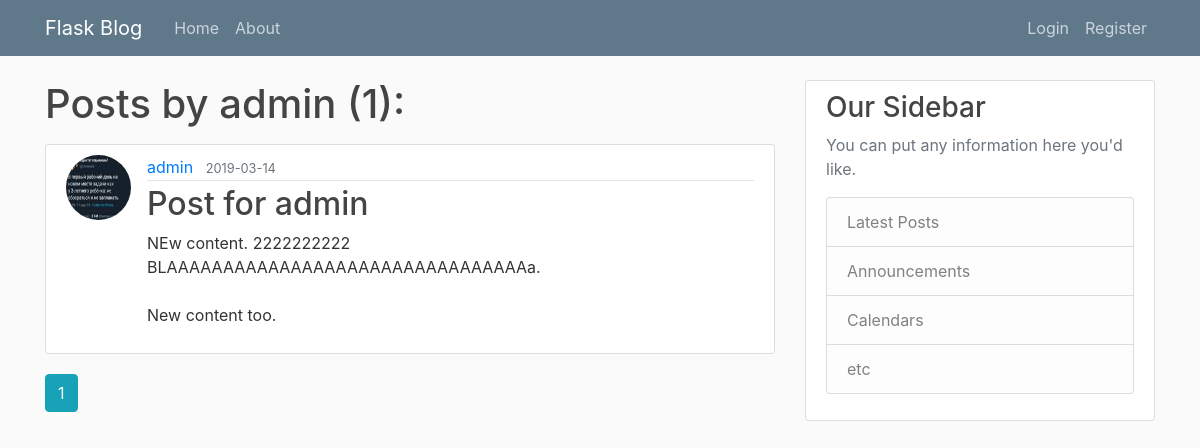
The app's page /user/admin, older data.
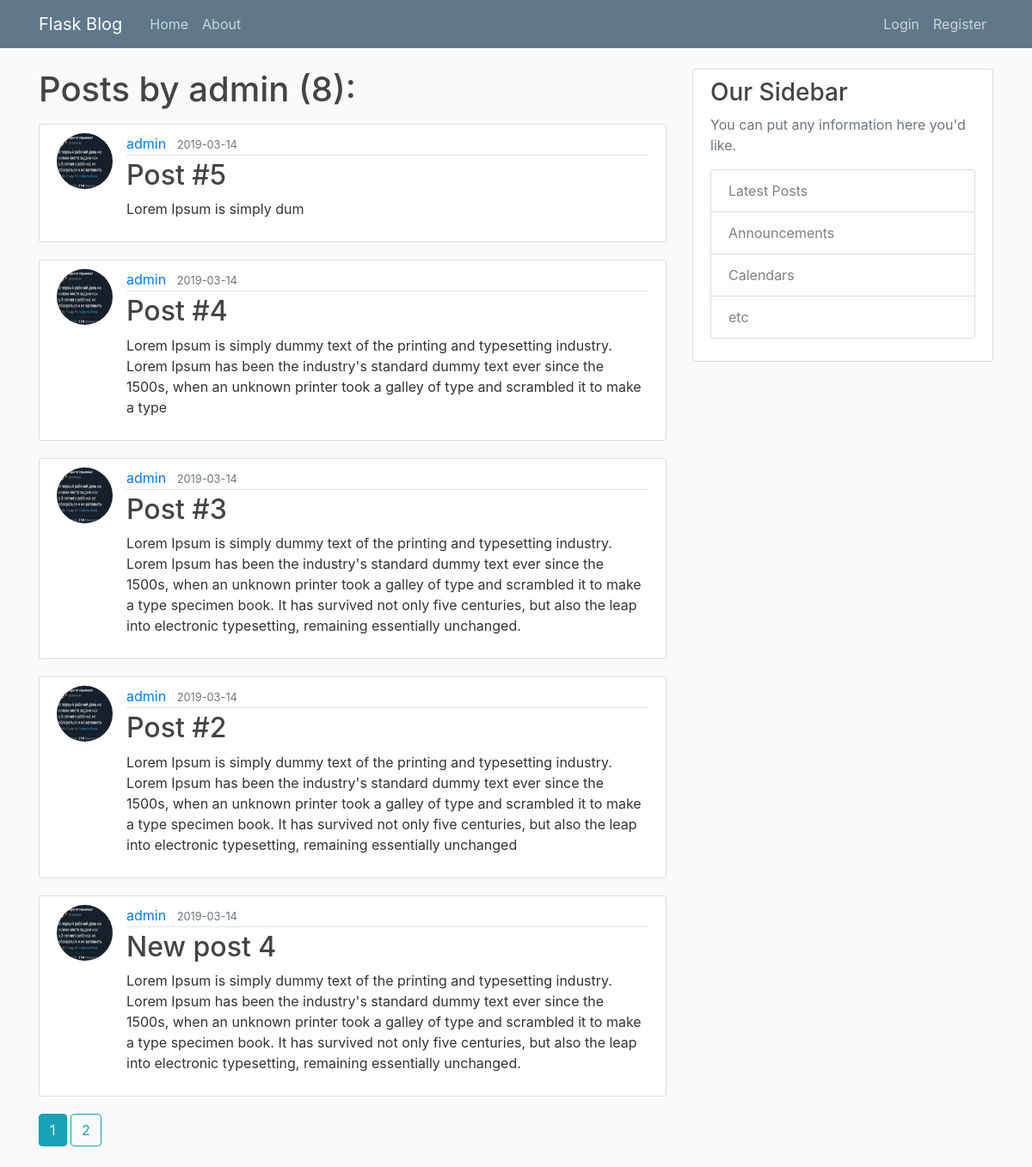
The same page, newer data.
### flaskblog/models.py (models this page shows, shortened)
class User(db.Model, UserMixin):
    id = db.Column(db.Integer, primary_key=True)
    username = db.Column(db.String(20), unique=True, nullable=False)
    email = db.Column(db.String(120), unique=True, nullable=False)
    image_file = db.Column(db.String(20), nullable=False, default='default.jpg')
    password = db.Column(db.String(60), nullable=False)
    posts = db.relationship('Post', backref='author', lazy=True)

class Post(db.Model):
    id = db.Column(db.Integer, primary_key=True)
    title = db.Column(db.String(100), nullable=False)
    date_posted = db.Column(db.DateTime, nullable=False, default=datetime.utcnow)
    content = db.Column(db.Text, nullable=False)
    user_id = db.Column(db.Integer, db.ForeignKey('user.id'), nullable=False)

### flaskblog/routes.py (the view)
@app.route('/user/<string:username>')
def user_posts(username):
	page = request.args.get('page', 1, type = int)
	user = User.query.filter_by(username=username).first_or_404()
	posts = Post.query.filter_by(author=user).order_by(Post.date_posted.desc()).paginate(page = page, per_page = 5)
	return render_template('user_posts.html', posts = posts, user = user)

### flaskblog/templates/user_posts.html
{% extends 'layout.html' %}
{% block content %}
	<h1 class = 'mb-3'>Posts by {{ user.username }} ({{ posts.total }}):</h1>
	{% for post in posts.items %}
		<article class="media content-section">
		  <img class = 'rounded-circle article-img' src="{{ url_for('static', filename = 'profile_pics/' + post.author.image_file) }}">
		  <div class="media-body">
		    <div class="article-metadata">
		      <a class="mr-2" href="{{ url_for('user_posts', username=post.author.username) }}">{{ post.author.username }}</a>
		      <small class="text-muted">{{ post.date_posted.strftime('%Y-%m-%d') }}</small>
		    </div>
		    <h2><a class="article-title" href="{{ url_for('post', post_id=post.id) }}">{{ post.title }}</a></h2>
		    <p class="article-content">{{ post.content }}</p>
		  </div>
		</article>
	{% endfor %}
	{% for page_num in posts.iter_pages(left_edge=1, right_edge=1, left_current=1, right_current=2) %}
      {% if page_num %}
        {% if posts.page == page_num %}
          <a class="btn btn-info mb-4" href="{{ url_for('user_posts', username=user.username, page=page_num) }}">{{ page_num }}</a>
        {% else %}
          <a class="btn btn-outline-info mb-4" href="{{ url_for('user_posts', username=user.username, page=page_num) }}">{{ page_num }}</a>
        {% endif %}
      {% else %}
        ...
      {% endif %}
	{% endfor %}
{% endblock %}

### flaskblog/templates/layout.html (shortened to what this page needs)
<!DOCTYPE html>
<html>
<head>
    <link rel="stylesheet" href="https://maxcdn.bootstrapcdn.com/bootstrap/4.0.0/css/bootstrap.min.css">
    <link rel="stylesheet"  type = 'text/css' href= '{{ url_for("static", filename = "main.css") }}'>
</head>
<body>
	<header class="site-header">
	  <nav class="navbar navbar-expand-md navbar-dark bg-steel fixed-top">
	    <div class="container">
	      <a class="navbar-brand mr-4" href="/">Flask Blog</a>
	      <div class="collapse navbar-collapse" id="navbarToggle">
	        <div class="navbar-nav mr-auto">
	          <a class="nav-item nav-link" href="{{ url_for('home') }}">Home</a>
	          <a class="nav-item nav-link" href="{{ url_for('about') }}">About</a>
	        </div>
	        <div class="navbar-nav">
	        	{% if current_user.is_authenticated %}
	        		<a class="nav-item nav-link" href="{{ url_for('new_post') }}">New Post</a>
	        		<a class="nav-item nav-link" href="{{ url_for('account') }}">Account</a>
	        		<a class="nav-item nav-link" href="{{ url_for('logout') }}">Logout</a>
	        	{% else %}
	        		<a class="nav-item nav-link" href="{{ url_for('login') }}">Login</a>
	        		<a class="nav-item nav-link" href="{{ url_for('register') }}">Register</a>
	        	{% endif %}
	        </div>
	      </div>
	    </div>
	  </nav>
	</header>
	<main role="main" class="container">
	  <div class="row">
	    <div class="col-md-8">
	     	{% block content %}
	    	{% endblock %}
	    </div>
	    <div class="col-md-4">
	      <div class="content-section">
	        <h3>Our Sidebar</h3>
	        <p class='text-muted'>You can put any information here you'd like.
	          <ul class="list-group">
	            <li class="list-group-item list-group-item-light">Latest Posts</li>
	            <li class="list-group-item list-group-item-light">Announcements</li>
	            <li class="list-group-item list-group-item-light">Calendars</li>
	            <li class="list-group-item list-group-item-light">etc</li>
	          </ul>
	        </p>
	      </div>
	    </div>
	  </div>
	</main>
</body>
</html>

### flaskblog/static/main.css (style rules this page uses)
body { background: #fafafa; color: #333333; margin-top: 5rem; }
h1, h2, h3, h4, h5, h6 { color: #444444; }
.bg-steel { background-color: #5f788a; }
.site-header .navbar-nav .nav-link { color: #cbd5db; }
.content-section { background: #ffffff; padding: 10px 20px; border: 1px solid #dddddd; border-radius: 3px; margin-bottom: 20px; }
.article-title { color: #444444; }
.article-content { white-space: pre-line; }
.article-img { height: 65px; width: 65px; margin-right: 16px; }
.article-metadata { padding-bottom: 1px; margin-bottom: 4px; border-bottom: 1px solid #e3e3e3 }

Row changes from the older to the newer data that the page shows:
no longer on this page (row unchanged): Post: image_file (picture), author.username "admin", date_posted "2019-03-14", title "Post for admin", content "NEw content. 2222222222 BLAAAAAAAAAAAAAAAAAAAAAAAAAAAAAAAAa. New content too."
added Post: image_file (picture), author.username "admin", date_posted "2019-03-14", title "Post #5", content "Lorem Ipsum is simply dum"
added Post: image_file (picture), author.username "admin", date_posted "2019-03-14", title "Post #4", content "Lorem Ipsum is simply dummy text of the printing and typesetting industry. Lorem Ipsum has been the industry's standard dummy text ever since the 1500s, when an unknown printer took a galley of type and scrambled it to make a type"
added Post: image_file (picture), author.username "admin", date_posted "2019-03-14", title "Post #3", content "Lorem Ipsum is simply dummy text of the printing and typesetting industry. Lorem Ipsum has been the industry's standard dummy text ever since the 1500s, when an unknown printer took a galley of type and scrambled it to make a type specimen book. It has survived not only five centuries, but also the leap into electronic typesetting, remaining essentially unchanged."
added Post: image_file (picture), author.username "admin", date_posted "2019-03-14", title "Post #2", content "Lorem Ipsum is simply dummy text of the printing and typesetting industry. Lorem Ipsum has been the industry's standard dummy text ever since the 1500s, when an unknown printer took a galley of type and scrambled it to make a type specimen book. It has survived not only five centuries, but also the leap into electronic typesetting, remaining essentially unchanged"
added Post: image_file (picture), author.username "admin", date_posted "2019-03-14", title "New post 4", content "Lorem Ipsum is simply dummy text of the printing and typesetting industry. Lorem Ipsum has been the industry's standard dummy text ever since the 1500s, when an unknown printer took a galley of type and scrambled it to make a type specimen book. It has survived not only five centuries, but also the leap into electronic typesetting, remaining essentially unchanged."
Text that changed along with them:
{{ posts.total }}: "1" → "8"
new list line: "2"
